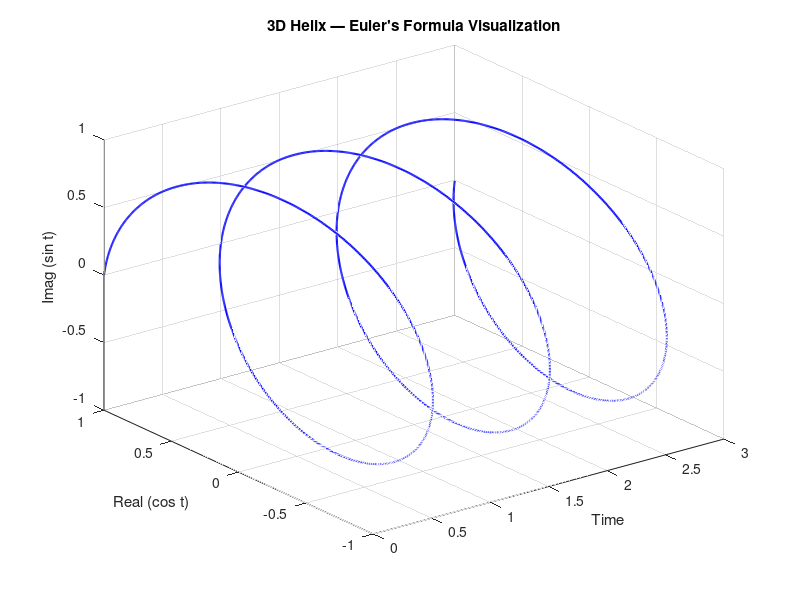

This chart was generated by the following MATLAB code:
clc; clear; close all;

fs = 1000;
t = 0:1/fs:3;
z = exp(1j * 2*pi*t);

plot3(t, real(z), imag(z), 'b', 'LineWidth', 1.5);
grid on;
xlabel('Time'); ylabel('Real (cos t)'); 
zlabel('Imag (sin t)');
title('3D Helix — Euler''s Formula Visualization');
